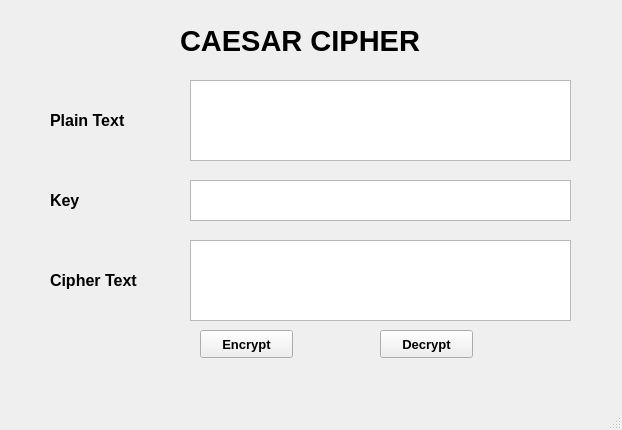
<?xml version="1.0" encoding="UTF-8"?>
<ui version="4.0">
 <class>MainWindow</class>
 <widget class="QMainWindow" name="MainWindow">
  <property name="geometry">
   <rect>
    <x>0</x>
    <y>0</y>
    <width>622</width>
    <height>430</height>
   </rect>
  </property>
  <property name="windowTitle">
   <string>MainWindow</string>
  </property>
  <widget class="QWidget" name="centralwidget">
   <widget class="QLabel" name="label">
    <property name="geometry">
     <rect>
      <x>180</x>
      <y>0</y>
      <width>331</width>
      <height>81</height>
     </rect>
    </property>
    <property name="font">
     <font>
      <pointsize>22</pointsize>
      <weight>75</weight>
      <bold>true</bold>
     </font>
    </property>
    <property name="text">
     <string>CAESAR CIPHER</string>
    </property>
   </widget>
   <widget class="QLabel" name="label_2">
    <property name="geometry">
     <rect>
      <x>50</x>
      <y>100</y>
      <width>121</width>
      <height>41</height>
     </rect>
    </property>
    <property name="font">
     <font>
      <pointsize>12</pointsize>
      <weight>75</weight>
      <bold>true</bold>
     </font>
    </property>
    <property name="text">
     <string>Plain Text</string>
    </property>
   </widget>
   <widget class="QTextEdit" name="txt_plain_text">
    <property name="geometry">
     <rect>
      <x>190</x>
      <y>80</y>
      <width>381</width>
      <height>81</height>
     </rect>
    </property>
   </widget>
   <widget class="QLabel" name="label_3">
    <property name="geometry">
     <rect>
      <x>50</x>
      <y>180</y>
      <width>121</width>
      <height>41</height>
     </rect>
    </property>
    <property name="font">
     <font>
      <pointsize>12</pointsize>
      <weight>75</weight>
      <bold>true</bold>
     </font>
    </property>
    <property name="text">
     <string>Key</string>
    </property>
   </widget>
   <widget class="QTextEdit" name="txt_key">
    <property name="geometry">
     <rect>
      <x>190</x>
      <y>180</y>
      <width>381</width>
      <height>41</height>
     </rect>
    </property>
   </widget>
   <widget class="QLabel" name="label_4">
    <property name="geometry">
     <rect>
      <x>50</x>
      <y>260</y>
      <width>131</width>
      <height>41</height>
     </rect>
    </property>
    <property name="font">
     <font>
      <pointsize>12</pointsize>
      <weight>75</weight>
      <bold>true</bold>
     </font>
    </property>
    <property name="text">
     <string>Cipher Text</string>
    </property>
   </widget>
   <widget class="QTextEdit" name="txt_cipher_text">
    <property name="geometry">
     <rect>
      <x>190</x>
      <y>240</y>
      <width>381</width>
      <height>81</height>
     </rect>
    </property>
   </widget>
   <widget class="QPushButton" name="btn_encrypt">
    <property name="geometry">
     <rect>
      <x>200</x>
      <y>330</y>
      <width>93</width>
      <height>28</height>
     </rect>
    </property>
    <property name="font">
     <font>
      <pointsize>10</pointsize>
      <weight>75</weight>
      <bold>true</bold>
     </font>
    </property>
    <property name="text">
     <string>Encrypt</string>
    </property>
   </widget>
   <widget class="QPushButton" name="btn_decrypt">
    <property name="geometry">
     <rect>
      <x>380</x>
      <y>330</y>
      <width>93</width>
      <height>28</height>
     </rect>
    </property>
    <property name="font">
     <font>
      <pointsize>10</pointsize>
      <weight>75</weight>
      <bold>true</bold>
     </font>
    </property>
    <property name="text">
     <string>Decrypt</string>
    </property>
   </widget>
  </widget>
  <widget class="QMenuBar" name="menubar">
   <property name="geometry">
    <rect>
     <x>0</x>
     <y>0</y>
     <width>622</width>
     <height>26</height>
    </rect>
   </property>
  </widget>
  <widget class="QStatusBar" name="statusbar"/>
 </widget>
 <resources/>
 <connections/>
</ui>
